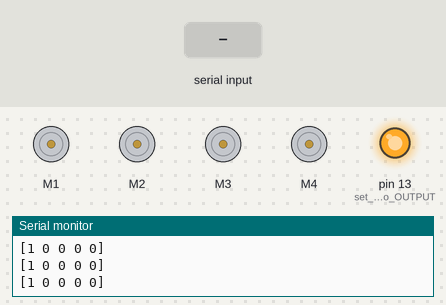
A sketch run on a simulated Arduino Uno, built with avr-gcc and run on an emulated ATmega328P. Parts: 4 × DC motor (green arrow = forward, orange = backward, longer = faster), output pins drawn as LEDs (lit = HIGH), the last lines printed to the serial monitor. Inputs (shaded band) come from the test bench.

Above: at 1.2 s.
1.3 s: "[90 45 200 10]\n" received over Serial
At 1.7 s:
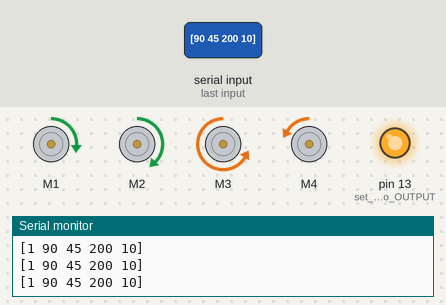
Timing chart, 0 to 4.3 s (numbered marks = the images above; inputs shaded):
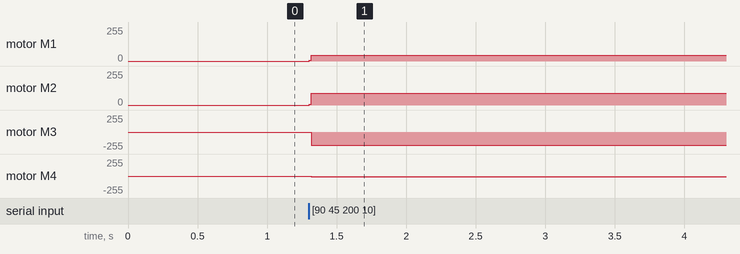

The sketch:

coffee_bot_base.ino
```cpp
#include <Wire.h>
#include <Adafruit_MotorShield.h>
#include "utility/Adafruit_PWMServoDriver.h"
#include <string.h>

#define DEV_ID 1

Adafruit_MotorShield AFMS = Adafruit_MotorShield();
Adafruit_DCMotor *motors[4];
static int v;

const int bufsize = 256;
const int safesize = bufsize / 2;
char buf[bufsize];
char msg[bufsize];
char wbuf[safesize];
unsigned long msecs;
char numbuf[4];

int limit(int x, int a, int b) {
  if (x > b) {
    return b;
  } else if (x < a) {
    return a;
  } else {
    return x;
  }
}

void setmotors(int topleft, int topright, int botleft, int botright) {
  bool isneg[4] = { topright < 0, topleft < 0, botleft < 0, botright < 0 };
  topright = limit(abs(topright), 0, 255);
  topleft = limit(abs(topleft), 0, 255);
  botleft = limit(abs(botleft), 0, 255);
  botright = limit(abs(botright), 0, 255);
  motors[0]->setSpeed(topright);
  motors[1]->setSpeed(topleft);
  motors[2]->setSpeed(botleft);
  motors[3]->setSpeed(botright);

  for (int i = 0; i < 4; i++) {
    if (isneg[i]) {
      motors[i]->run(FORWARD);
    } else {
      motors[i]->run(BACKWARD);
    }
  }
}

void setup() {
  motors[0] = AFMS.getMotor(1);
  motors[1] = AFMS.getMotor(2);
  motors[2] = AFMS.getMotor(3);
  motors[3] = AFMS.getMotor(4);

  pinMode(13, OUTPUT); // set status LED to OUTPUT and HIGH
  digitalWrite(13, HIGH);

  AFMS.begin();
  setmotors(0, 0, 0, 0);
  Serial.begin(57600);
  msecs = millis();
}

static int targetv[4];
static int prevv[4];

int rampmotor(int curr, int target) {
  int delta = target - curr;
  delta = limit(delta, -4, 4);
  curr = limit(curr + delta, -255, 255);
  return curr;
}

void loop() {
  int nbytes = 0;
  if ((nbytes = Serial.available())) {
    // read + attach null byte
    int obytes = strlen(buf);
    Serial.readBytes(&buf[obytes], nbytes);
    buf[nbytes + obytes] = '\0';

    // resize just in case
    if (strlen(buf) > safesize) {
      memmove(buf, &buf[strlen(buf) - safesize], safesize);
      buf[safesize] = '\0'; // just in case
    }

    // extract possible message
    char *s, *e;
    if ((e = strchr(buf, '\n'))) {
      e[0] = '\0';
      if ((s = strrchr(buf, '['))) {
        // CUSTOMIZE
        sscanf(s, "[%d %d %d %d]\n",
            &targetv[0], &targetv[1], &targetv[2], &targetv[3]);
      }
      memmove(buf, &e[1], strlen(&e[1]) + sizeof(char));
    }
  }
  for (int i = 0; i < 4; i++) {
    prevv[i] = rampmotor(prevv[i], targetv[i]);
  }
  setmotors(-prevv[0], -prevv[1], prevv[2], prevv[3]);

  if (millis() - msecs > 100) {
    sprintf(wbuf, "[%d %d %d %d %d]\n",
        DEV_ID,
        prevv[0],
        prevv[1],
        prevv[2],
        prevv[3]);
    Serial.print(wbuf);
    msecs = millis();
  }
}
```

Measured:
- after the input at 1.3 s, motor M1: stopped → forward 45/255 at once; motor M2: stopped → forward 90/255 at once; motor M3: stopped → backward 200/255 at once; motor M4: stopped → backward 10/255 at once
